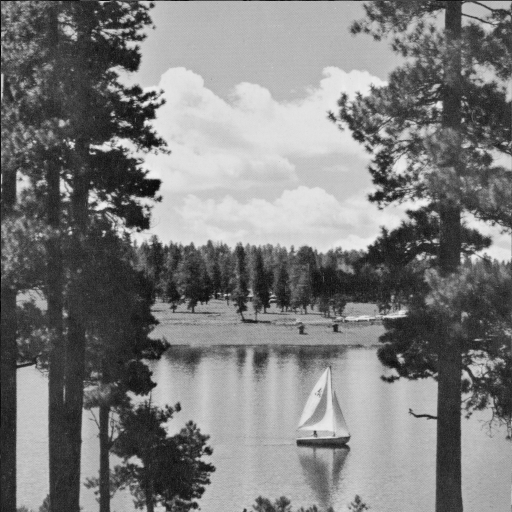
%> input picture LAKE.TIF, 512 x 512 px
$ octave q3.m   (GNU Octave 9; MATLAB toolbox functions it lacks are replaced by stand-ins)
%> lines starting %> are read from the running program, lines starting %| are printed output that depends on the picture
### create_mat_dct.m
function [ basis ] = create_mat_dct()
%create_mat_dct outputs the 8-point 2D-DCT basis function

N = 8;
basis = zeros(N, N);
r = 0;

for i = 0:7
    for j = 0:7
        if i == 0
            r = sqrt(1/N);
        else
            r = sqrt(2/N);
        end
        basis(i+1, j+1) = r * cos((pi*(2*j+1)*i)/(2*N));
    end
end

% [6 lines of commented-out code are left out]

end

### q3.m
% q2
% Apply DCT transform and quanitzation to LAKE.tif

% COMMENTS:
% 1) On increasing value of c image quality decreases but compression
% increases
% 2) In places where the colours of the image are similar, there are a
% lot of zeros, so we observe small white dots.
% 3) Just the DCT without any quantization we can clearly see a pattern of
% our image formed by white dots on black screen

% Classical quantization matrix for luminance matrix
Q=[16  11  10  16  24  40  51  61;
    12  12  14  19  26  58  60  55;
    14  13  16  24  40  57  69  56;
    14  17  22  29  51  87  80  62;
    18  22  37  56  68  109 103 77;
    24  35  55  64  81  104 113 92;
    49  64  78  87  103 121 120 101;
    72  92  95  98  112 100 103 99];

% 8-point 2d-DCT
F = create_mat_dct();

im = imread('LAKE.TIF');
%> im is the input picture: size 512x512 uint8; min 1, max 239, mean 124.7

[im_x, im_y] = size(im);
%> im_x = 512; im_y = 512
out_im = zeros(im_x, im_y);
c = 2;

for i = 1 : 8 : im_x
   for j = 1 : 8 : im_y
       temp_im = im(i:i+7, j:j+7);
       dct_im = myDCT(temp_im, F);
       quant_im = myDCT_quantization(dct_im, Q, c);
       out_im(i:i+7, j:j+7) = quant_im;
   end
end
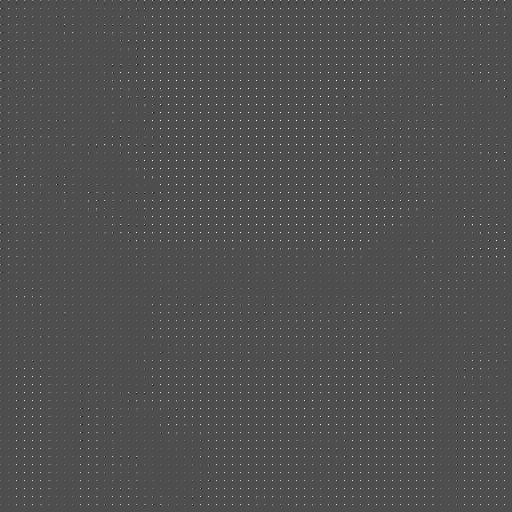
%> out_im: size 512x512 double; min -26, max 58, mean 0.5; drawn with min black and max white

imshow((uint8(out_im)));
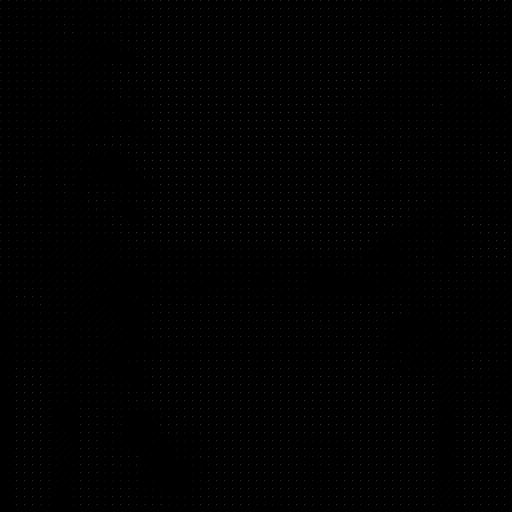
%> displayed picture: size 512x512, on the screen's scale of 0 to 255; min 0, max 58, mean 0.6

$ run again, with peppers.png saved as LAKE.TIF
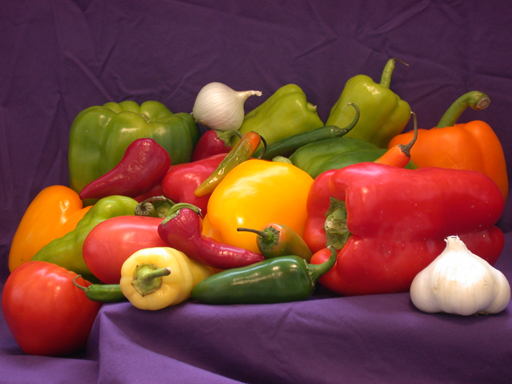
%> input picture peppers.png, 512 x 384 px
%> im is the input picture: size 384x512x3 uint8; mean R, G, B 120.8, 66.4, 57.6
%> after the loop `for i = 1 : 8 : im_x`:
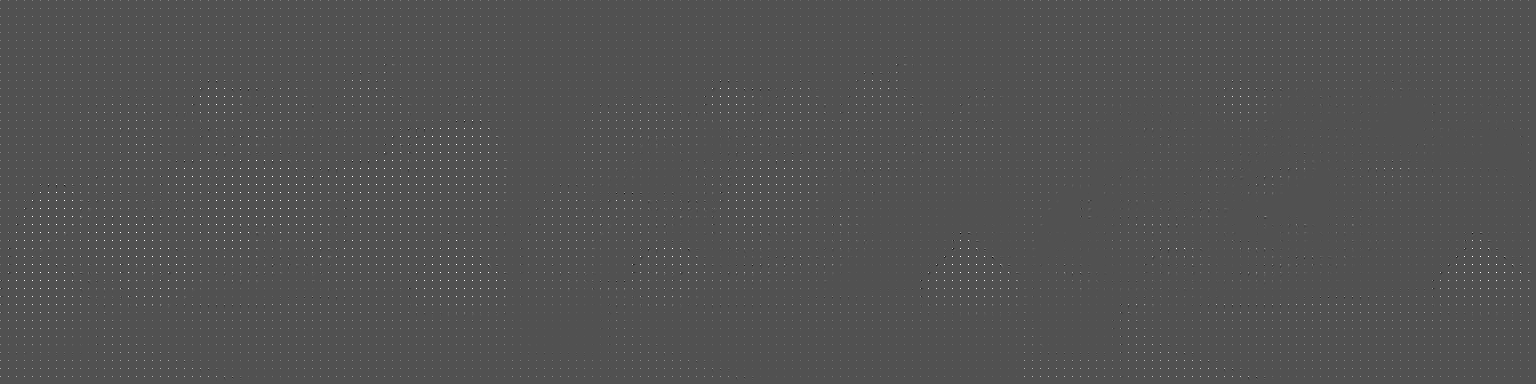
%> out_im: size 384x1536 double; min -30, max 64, mean 0.3; drawn with min black and max white
